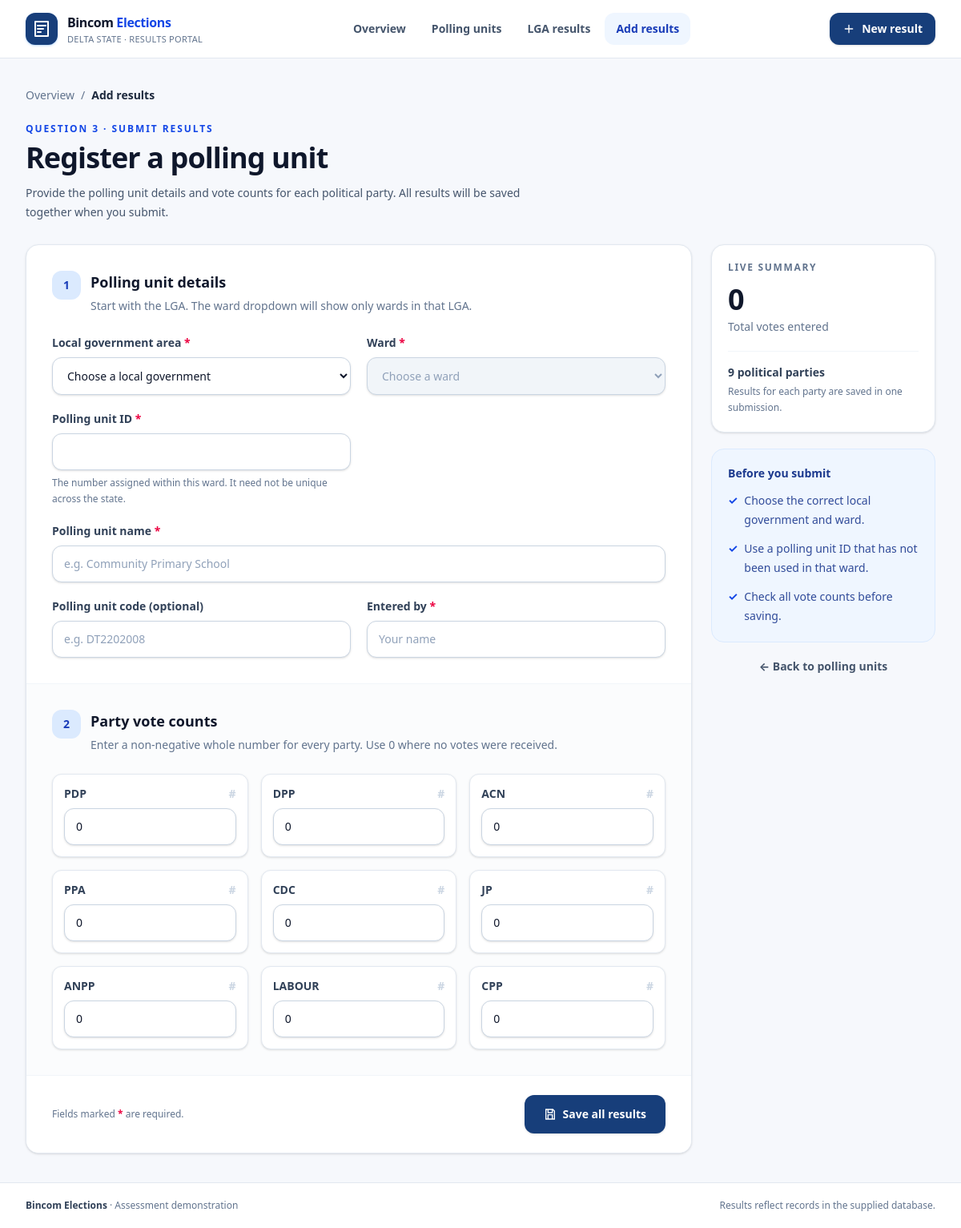
Screenshot of /election/create-poll-result/ with the database file from the repository.
### election/models.py (models this page shows, shortened)
class Party(models.Model):
    partyid = models.CharField(max_length=11)
    partyname = models.CharField(max_length=11)
    class Meta:
        managed = False
        db_table = 'party'

### election/views.py (the view, shortened to what this page needs)
# urls.py: path("create-poll-result/", views.create_poll_result, name="create_poll_result"),
def create_poll_result(request):
    parties = list(Party.objects.order_by("id"))
    form = NewPollingUnitResultsForm(request.POST or None, parties=parties)
    lga_id_to_pk = dict(Lga.objects.values_list("lga_id", "uniqueid"))
    ward_lga_map = {
        str(pk): str(lga_id_to_pk[lga_id])
        for pk, lga_id in Ward.objects.values_list("uniqueid", "lga_id")
        if lga_id in lga_id_to_pk
    }
    return render(request, "election/create_poll_result.html", {
        "form": form,
        "ward_lga_map": ward_lga_map,
        "party_count": len(parties),
    })

### election/forms.py (called while the page is built)
    @property
    def unit_fields(self):
        return [self[name] for name in (
            "lga", "ward", "polling_unit_id", "polling_unit_name",
            "polling_unit_number", "entered_by_user",
        )]

    @property
    def score_fields(self):
        return [self[f"score_{party.pk}"] for party in self.parties]

### election/models.py (called while the page is built)
    def __str__(self):
        return self.lga_name

    def __str__(self):
        return self.ward_name

### election/templates/election/create_poll_result.html (shortened to what this page needs)
{% extends 'base.html' %}
{% block content %}
<nav class="mb-6 flex items-center gap-2 text-sm text-slate-500" aria-label="Breadcrumb">
    <a class="hover:text-blue-700" href="{% url 'home' %}">Overview</a><span aria-hidden="true">/</span><span class="font-semibold text-slate-800">Add results</span>
</nav>
<section class="mb-7">
    <p class="text-xs font-bold uppercase tracking-[.16em] text-blue-700">Question 3 · Submit results</p>
    <h1 class="mt-2 text-3xl font-extrabold tracking-tight text-slate-900 sm:text-4xl">Register a polling unit</h1>
    <p class="mt-3 max-w-2xl text-sm leading-6 text-slate-600">Provide the polling unit details and vote counts for each political party. All results will be saved together when you submit.</p>
</section>
<div class="grid items-start gap-6 lg:grid-cols-[minmax(0,1fr)_280px]">
    <form id="new-results-form" method="post" novalidate class="overflow-hidden rounded-2xl border border-slate-200 bg-white shadow-sm">
        <section class="p-6 sm:p-8" aria-labelledby="details-title">
            <div class="flex items-start gap-3">
                <span class="flex size-9 shrink-0 items-center justify-center rounded-xl bg-blue-100 text-sm font-extrabold text-blue-800" aria-hidden="true">1</span>
                <div><h2 id="details-title" class="text-lg font-extrabold text-slate-900">Polling unit details</h2><p class="mt-1 text-sm leading-6 text-slate-500">Start with the LGA. The ward dropdown will show only wards in that LGA.</p></div>
            </div>
            <div class="mt-6 grid gap-5 sm:grid-cols-2">
                {% for field in form.unit_fields %}
                <div class="{% if field.name == 'polling_unit_name' %}sm:col-span-2{% endif %}">
                    <label for="{{ field.id_for_label }}" class="mb-2 block text-sm font-bold text-slate-700">{{ field.label }}{% if field.field.required %} <span class="text-rose-600" aria-label="required">*</span>{% endif %}</label>
                    {{ field }}
                    {% if field.help_text %}<p class="mt-1.5 text-xs leading-5 text-slate-500">{{ field.help_text }}</p>{% endif %}
                </div>
                {% endfor %}
            </div>
        </section>
        <section class="border-t border-slate-100 bg-slate-50/60 p-6 sm:p-8" aria-labelledby="votes-title">
            <div class="flex items-start gap-3">
                <span class="flex size-9 shrink-0 items-center justify-center rounded-xl bg-blue-100 text-sm font-extrabold text-blue-800" aria-hidden="true">2</span>
                <div><h2 id="votes-title" class="text-lg font-extrabold text-slate-900">Party vote counts</h2><p class="mt-1 text-sm leading-6 text-slate-500">Enter a non-negative whole number for every party. Use 0 where no votes were received.</p></div>
            </div>
            <div class="mt-6 grid grid-cols-2 gap-3 sm:grid-cols-3 sm:gap-4">
                {% for field in form.score_fields %}
                <div class="rounded-xl border {% if field.errors %}border-rose-300{% else %}border-slate-200{% endif %} bg-white p-3.5 shadow-sm">
                    <label for="{{ field.id_for_label }}" class="mb-2 flex items-center justify-between gap-1 text-sm font-extrabold text-slate-700">{{ field.label }}<span class="text-slate-300" aria-hidden="true">#</span></label>
                    {{ field }}
                </div>
                {% endfor %}
            </div>
        </section>
        <div class="flex flex-wrap items-center justify-between gap-3 border-t border-slate-100 bg-white px-6 py-6 sm:px-8">
            <span class="text-xs leading-5 text-slate-500">Fields marked <span class="font-bold text-rose-600">*</span> are required.</span>
            <button type="submit" id="save-results" class="inline-flex w-full items-center justify-center gap-2 rounded-xl bg-[#173E7A] px-6 py-3.5 text-sm font-extrabold text-white shadow-sm transition hover:bg-[#0E2D5F] focus-visible:ring-4 focus-visible:ring-blue-200 sm:w-auto">
                <svg class="size-4" viewBox="0 0 24 24" fill="none" stroke="currentColor" stroke-width="2" aria-hidden="true"><path d="M5 3h12l3 3v15H4V3h1Zm3 0v6h8V3M8 21v-8h8v8"/></svg>
                Save all results
            </button>
        </div>
    </form>
    <aside class="space-y-5 lg:sticky lg:top-27" aria-label="Form help and summary">
        <div class="rounded-2xl border border-slate-200 bg-white p-5 shadow-sm">
            <p class="text-xs font-extrabold uppercase tracking-[.14em] text-slate-500">Live summary</p>
            <p id="vote-total" class="mt-3 text-4xl font-extrabold tracking-tight tabular-nums text-slate-900" aria-live="polite">0</p>
            <p class="mt-1 text-sm text-slate-500">Total votes entered</p>
            <div class="mt-5 border-t border-slate-100 pt-4"><p class="text-sm font-semibold text-slate-700">{{ party_count }} political parties</p><p class="mt-1 text-xs leading-5 text-slate-500">Results for each party are saved in one submission.</p></div>
        </div>
        <div class="rounded-2xl border border-blue-100 bg-blue-50 p-5">
            <h3 class="text-sm font-extrabold text-blue-900">Before you submit</h3>
            <ul class="mt-3 space-y-3 text-sm leading-6 text-blue-900/90">
                <li class="flex gap-2"><span class="font-bold text-blue-700">✓</span><span>Choose the correct local government and ward.</span></li>
                <li class="flex gap-2"><span class="font-bold text-blue-700">✓</span><span>Use a polling unit ID that has not been used in that ward.</span></li>
                <li class="flex gap-2"><span class="font-bold text-blue-700">✓</span><span>Check all vote counts before saving.</span></li>
            </ul>
        </div>
        <a class="block text-center text-sm font-bold text-slate-600 hover:text-blue-700" href="{% url 'polling_units' %}">← Back to polling units</a>
    </aside>
</div>
{% endblock %}

### templates/base.html (style rules this page uses)
:root { color-scheme: light; }
body { font-family: ui-sans-serif, system-ui, -apple-system, BlinkMacSystemFont, "Segoe UI", sans-serif; }
a, button, select, input { -webkit-tap-highlight-color: transparent; }

### rows the page displays
Party: label "PDP"
Party: label "DPP"
Party: label "ACN"
Party: label "PPA"
Party: label "CDC"
Party: label "JP"
Party: label "ANPP"
Party: label "LABOUR"
Party: label "CPP"

### other values shown
{{ field.label }} "Local government area" "Ward" "Polling unit ID" "Polling unit name" "Polling unit code (optional)" "Entered by"
{{ field.help_text }} "The number assigned within this ward. It need not be unique across the state."
{{ party_count }} "9"
